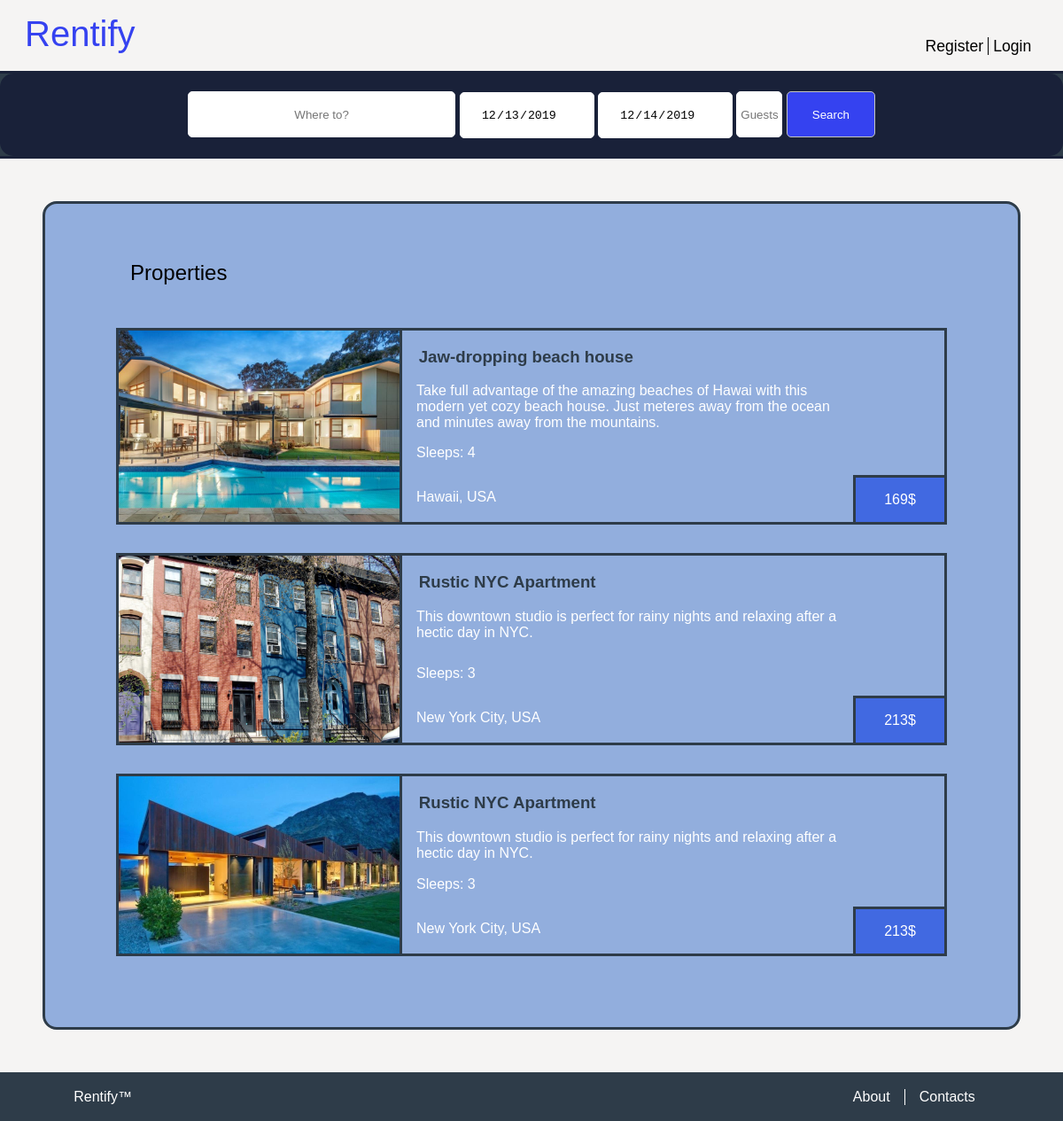
Page /pages/search_page.php on the earlier database version.
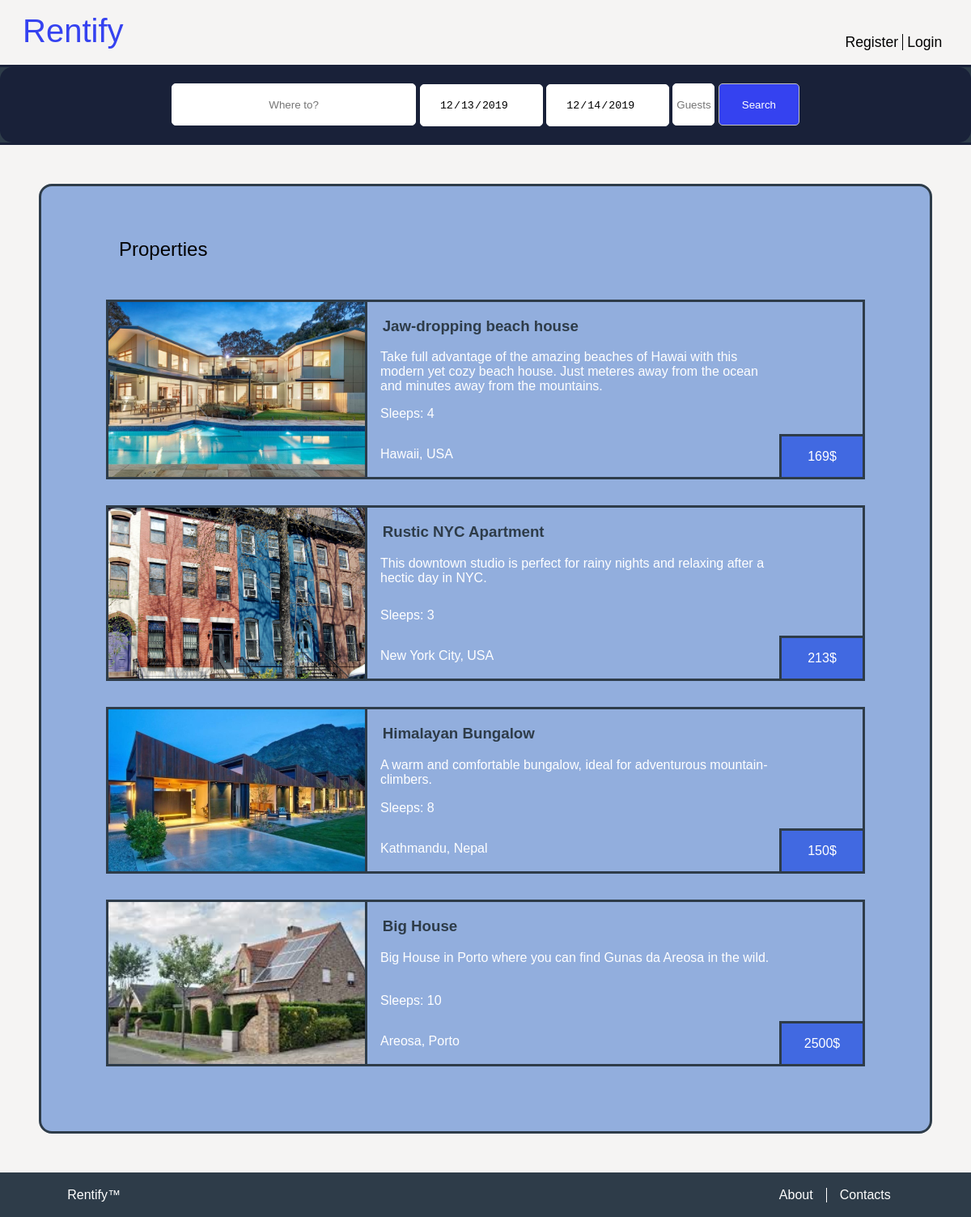
Same page on the later database version.
### tables this page shows
CREATE TABLE PropertyImage(
    property_id INTEGER REFERENCES Property(id),
    image_name TEXT NOT NULL,
    PRIMARY KEY(property_id, image_name)
);

CREATE TABLE Property(
    id INTEGER PRIMARY KEY AUTOINCREMENT,
    owner_username TEXT REFERENCES User(username) ON DELETE CASCADE ON UPDATE CASCADE,
    title TEXT NOT NULL,
    price_per_day REAL NOT NULL,
    location TEXT NOT NULL,
    description TEXT NOT NULL,
    sleeps INTEGER NOT NULL,

    CONSTRAINT minimum_sleeps CHECK (sleeps > 0)
);

### database/search.php (called while the page is built)
<?php
	include_once "../database/connection.php";
	include_once "reservations.php";
    function getPropertyByLocation($location){
        global $db;
		$stmt = $db->prepare('
			SELECT Property.*, PropertyImage.image_name as image
			FROM Property
			JOIN PropertyImage
            ON Property.id = PropertyImage.property_id'
        );
        $stmt->execute();
        $articles = $stmt->fetchAll();
		$location = preg_quote($location);
		$pattern = '#\b'.$location.'\b#i';
        $matches = [];
        $index = 0;
        foreach($articles as $article) {
            if (preg_match($pattern, $article['location'])) {
                $matches[$index] = $article;
                $index++;
            }
        }
		return $matches;
	}
	function getPropertyByLocationBetweenDates($location, $start_date, $end_date){
        $properties = getPropertyByLocation($location);
		$matches = array();
		foreach ($properties as $property) {
			try{
				$reservations = getHouseReservationsBetweenDates($property['id'], $start_date, $end_date);
				if(count($reservations) == 0)
					array_push($matches, $property);
			}catch(PDOException $e){
				die($e->getMessage());
			}
		}
		return $matches;
	}
	function searchProperties($location, $start_date, $end_date, $guests){
		$properties = getPropertyByLocationBetweenDates($location, $start_date, $end_date);
		$matches = array();
		foreach ($properties as $property) {
			if($property['sleeps'] >= $guests)
				array_push($matches, $property);
		}
		return $matches;
	}
?>

### database/reservations.php (called while the page is built, shortened)
<?php
    include_once "../database/connection.php";
    function getHouseReservationsBetweenDates($id_property, $start_date, $end_date){
        global $db;
        $stmt = $db->prepare('
            SELECT * FROM Reservation
            WHERE id_property = ?
                  AND ((date_start >= Date(?) AND date_end <= Date(?))
                       OR (date_end >= Date(?) AND date_start <= Date(?))
                       OR (date_start <= Date(?) AND date_end >= Date(?)))
            ');
        $stmt->execute(array($id_property, $start_date, $end_date, $end_date, $end_date, $start_date, $start_date));
        return $stmt->fetchAll();
    }
?>

### pages/search_page.php (the view, shortened to what this page needs)
<?php
    include_once "../database/property.php";
    include_once "../database/search.php";
    include_once "../templates/tpl_common.php";
    include_once "../templates/tpl_scroll_top.php";
    $location = $_POST['location'];
    $start_date = $_POST['start_date'];
    $end_date = $_POST['end_date'];
    $guests = $_POST['guests'];
    document_main_part();
    include_scroll_top();
?>
    <link rel="stylesheet" type="text/css" href="../css/search_page.css">
    <link rel="stylesheet" type="text/css" href="../css/search_bar.css">
    <link rel="stylesheet" type="text/css" href="../css/properties_list.css">
</head>
<body>
    <?php draw_body_header(); ?>
    <section id="search_bar">
        <?php draw_search_bar(); ?>
    </section>
    <section id="properties">
        <h2 id="properties_h">Properties</h2>
        <?php
        $articles = searchProperties($location, $start_date, $end_date, $guests);
        if(count($articles) == 0){
        ?>
        <article id="not_found">
            <img src="../images/search.png" alt="Not found"/>
            <p>No results were found for the specified search.</p>
        </article>
        <?php
        }
        else{
        foreach($articles as $propertyArticle){
        ?>
        <a href="property_page.php?property=<?=$propertyArticle['id']?>">
            <article id="property">
                <div id="image">
                    <img src="../images/<?=$propertyArticle['image'] ?>" alt="<?=$propertyArticle['image']?>"/>
                </div>
                <h3 id="property_name"><?=$propertyArticle['title']?></h3>
                <p id="description"><?=$propertyArticle['description']?></p>
                <div id="price_box">
                    <p id="price"><?=$propertyArticle['price_per_day']?></p>
                </div>
                <p id="sleeps"><?=$propertyArticle['sleeps']?></p>
                <p id="location"><?=$propertyArticle['location']?></p>
            </article>
        </a>
        <?php }
        }
        ?>
    </section>
<?php
    draw_footer(true);
?>

### templates/tpl_common.php (shortened to what this page needs)
<?php
function draw_body_header(){
    draw_header('user.php', 'Profile');
}
function draw_header($page, $name){
?>
    <header>
        <div id="fixed">
        <h1><a href="index.php"> Rentify </a></h1>
        <?php
        if(isset($_SESSION['username'])) {
        ?>
            <div class="dropdown">
                <?php draw_user_image(); ?>
                <button  class="dropdown_button" id="user_badge" > <?php echo $_SESSION['username'] ?> </button>
                <div class="dropdown_content" id="user_badge_dropdown">
                    <a href="<?=$page?>"><?=$name?></a>
                    <a href="add_properties.php">Rentify property</a>
                    <a href="../actions/action_logout.php">Log out</a>
                </div>
            </div>
        <?php
        }
        else {
        ?>
            <div id="signup">
                <a href="register.php">Register</a>
                <a href="login.php">Login</a>
            </div>
        <?php
        }
        ?>
        </div>
    </header>
<?php
}
?>
<?php
function draw_search_bar(){
?>
    <form id="search_form" action="search_page.php" method="post">
        <div class="search_box">
            <input class="location" name="location" type="text" placeholder="Where to?"/>
            <input class="date" name="start_date" type="date" value="2019-11-13" min="2019-11-13"/>
            <input class="date" name="end_date" type="date" value="2019-11-14" min="2019-11-14"/>
            <input class="guests" name="guests" type="number" placeholder="Guests" min="1" required/>
            <input class="search_button" type="submit" value="Search"/>
        </div>
    </form>
<?php
}
function document_main_part(){
?>
<!DOCTYPE html>
<html lang="en">
    <head>
        <link href="../css/layout.css" rel="stylesheet">
        <link href="../css/style.css" rel="stylesheet">
<?php
}
function draw_footer($include_button){
?>
        <footer id="footer">
            <p><a href="../pages/index.php">Rentify™</a></p>
            <ul>
                <li><a href="../pages/about.php">About</a></li>
                <li><a href="../pages/contacts.php">Contacts</a></li>
            </ul>
        </footer>
    </body>
</html>
<?php
}
?>

### templates/tpl_scroll_top.php (shortened to what this page needs)
<?php
function include_scroll_top(){
?>
    <link rel="stylesheet" type="text/css" href="../css/scroll_button.css">
<?php
}
?>

### css/layout.css (style rules this page uses)
body { background-color: #F5F4F3; margin: 0; height: 100vh; display: grid; grid-template-rows: [header] auto [nav] auto [properties] 1fr [footer] auto [end]; }
body > header { height: 3.0em; }
body > header h1 { grid-column: 1; grid-row-start: 1; grid-row-end: 3; padding-left: 0.3em; padding-right: 0.3em; }
body > header #signup { grid-column: 3; grid-row: 2; }

### css/style.css (style rules this page uses)
body > header { padding-bottom: 2em; z-index: 2; }
body > header #fixed { position: fixed; padding: 1em; background-color: #F5F4F3; height: inherit; width:100%; display: grid; grid-template-columns: 6fr auto 1fr; }
body > header h1 { margin: 0; }
body > header a { color: #3542f0; font-weight: lighter; text-decoration: none; outline: none; }
#signup a:first-child { border-right: 1.5px solid black; padding-right: 0.3em; }
body { font-family: 'Trebuchet MS', Helvetica, sans-serif; color: black; font-weight: lighter; }
body h1, body h2 { font-family: 'Trebuchet MS', Helvetica, sans-serif; color: black; font-weight: lighter; }
header h1 { font-size: 2.5em; }
header #signup { font-size: 1.1em; }
header #signup a { color: black; }
#footer { font-family: "Helvetica"; }
html { height: 100%; }
#footer { display: grid; grid-template-columns: auto 0.1fr; background-color: #2e3c49; padding: 0.2em; text-align: center; margin: 0; height: 3em; align-self: end; }
#footer p { grid-column: 1; text-align: left; margin-left: 5em; }
#footer ul { display: flex; grid-column: 2; flex-direction: row; padding-left: 0%; text-align: right; margin-right: 5em; }
#footer li { display: block; flex: 1; list-style-type: none; padding-right: 1em; padding-left: 1em; }
#footer li:first-of-type { border-right: 1px solid white; }
#footer a { color: white; text-decoration: none; }

### css/search_page.css (style rules this page uses)
#search_bar { background: #2e3c49; text-align: center; border-top: solid rgba(5, 6, 43, 0.5); border-bottom: solid rgba(5, 6, 43, 0.5); }
#properties { background-color: #FFFFFF; }

### css/search_bar.css (style rules this page uses)
.search_box .location, .search_box .date, .search_box .guests { height: 50px; padding: 0px; text-align: center; border-radius: 5px; border: 1.2px solid #FFFFFF; }
.search_box .location { width: 300px; }
.search_box .date { width: 150px; }
.search_box .guests { width: 50px; }
.search_box .search_button { height: 52px; width: 100px; padding: 0em; background: #3542f0; color: #ffffff; border-radius: 5px; border: 1.2px solid rgb(195, 197, 193); }
.search_box { background-color: rgba(5, 6, 43, 0.5); padding: 20px 30px; border-radius: 15px; }
[type="date"] { background:#fff url(https://cdn1.iconfinder.com/data/icons/cc_mono_icon_set/blacks/16x16/calendar_2.png) 97% 50% no-repeat ; }

### css/properties_list.css (style rules this page uses)
#properties { background-color: #92aedd; padding: 1em 3em 3em 3em; margin: 3em; border: solid #2e3c49; border-radius: 1em; }
#properties #properties_h { color: black; margin: 2em; }
#properties #property { display: grid; border: solid #2e3c49; grid-template-columns: 320px auto 103px; grid-template-rows: auto 1fr; margin: 2em; }
#properties a { text-decoration: none; }
#properties #property #image { background: #92aedd; border-right: solid #2e3c49; grid-column: 1; grid-row-start: 1; grid-row-end: 6; display:flex; align-items: center; min-height: 200px; overflow: hidden; }
#properties #property #image img { margin: auto; width:100%; height:100%; object-fit:cover; align-self: center; }
#properties #property #property_name { grid-column: 2; grid-row: 1; padding-left: 1em; color: #2e3c49; }
#properties #property #description { grid-column-start: 2; grid-column-end: 3; grid-row: 2; padding-left: 1em; color: white; margin: 0%; }
#properties #property #sleeps::before { content: 'Sleeps: ' }
#properties #property #sleeps { grid-column: 2; grid-row: 3; padding-left: 1em; color: white; }
#properties #property #price_box { grid-column: 3; grid-row: 4; align-self: end; height: 50px; width: 100px; border: solid #2e3c49; border-width: 0.2em 0em 0em 0.2em; background: royalblue; }
#properties #property #price { text-align: center; color: white; }
#properties #property #price::after { content: '$'; }
#properties #property #location { grid-column: 2; grid-row: 4; padding-left: 1em; color: white; }

Differences in the rows shown:
removed propertyimage: image_name (picture), property.title "Rustic NYC Apartment", property.description "This downtown studio is perfect for rainy nights and relaxing after a hectic day in NYC.", property.price_per_day "213", property.sleeps "3", property.location "New York City, USA"
added propertyimage: image_name (picture), property.title "Himalayan Bungalow", property.description "A warm and comfortable bungalow, ideal for adventurous mountain-climbers.", property.price_per_day "150", property.sleeps "8", property.location "Kathmandu, Nepal"
added propertyimage: image_name (picture), property.title "Big House", property.description "Big House in Porto where you can find Gunas da Areosa in the wild.", property.price_per_day "2500", property.sleeps "10", property.location "Areosa, Porto"
